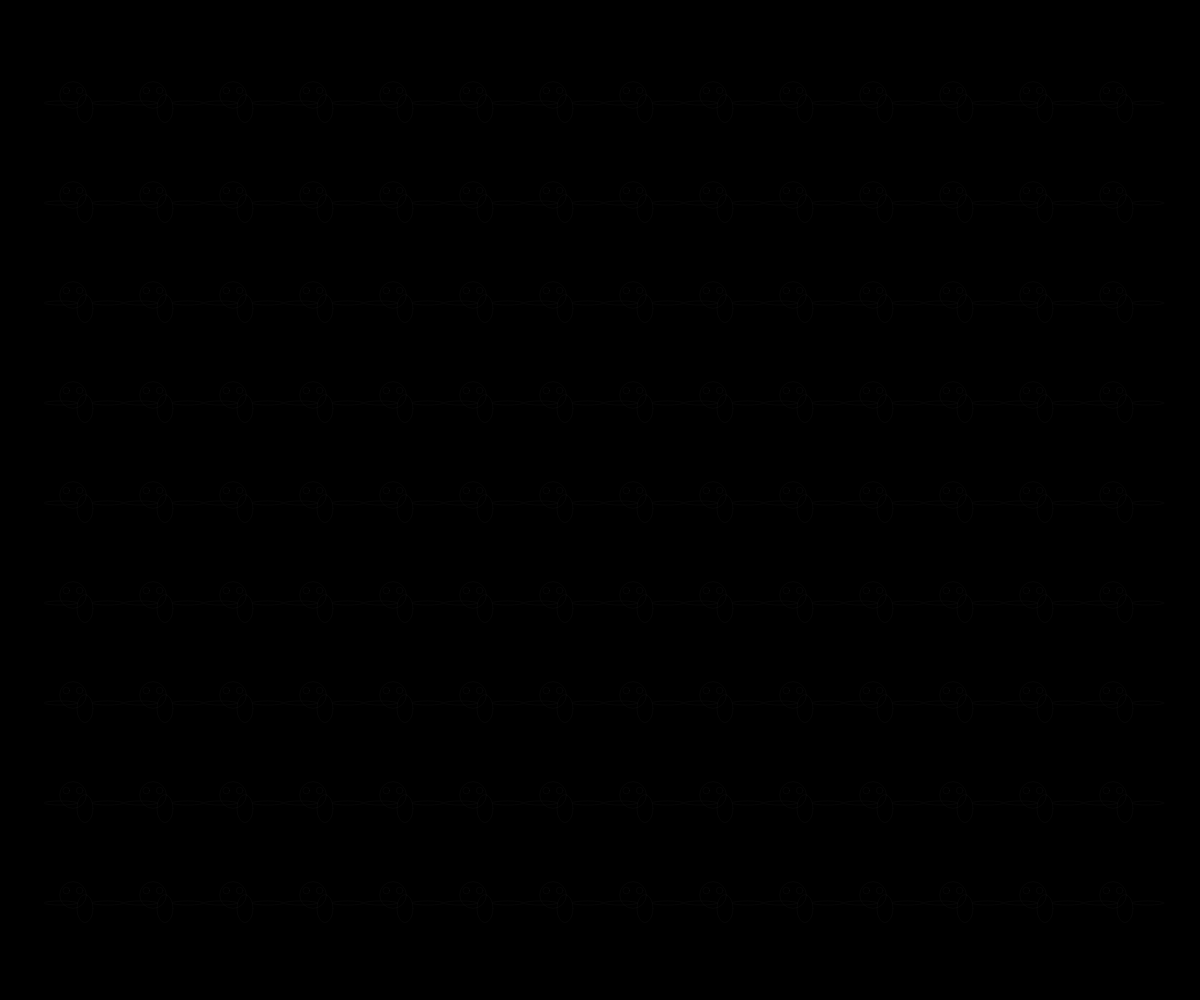
Frame 1 (no input)
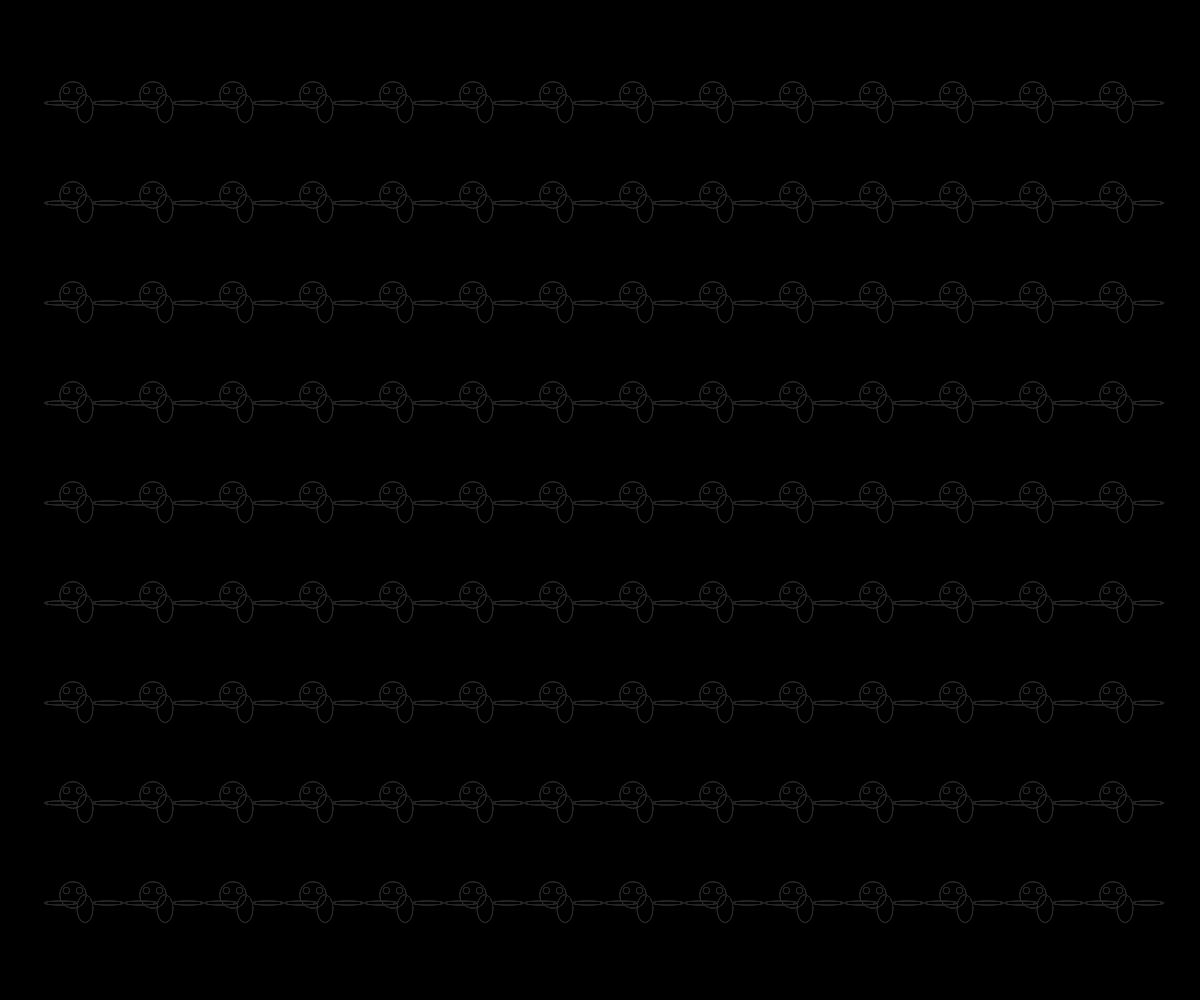
Frame 60 (no input)
Frame 120 (the mouse pressed at the canvas centre since frame 60): identical to frame 60, image omitted

The p5.js sketch that drew these frames (run headless with seeded random() and noise() and a simulated clock; from frame 60 on, the mouse is pressed at the canvas centre):

// p5.js sketch
// ── sketch.js
let espLarg = 15;
let espAltura = 10;

function setup() {
  createCanvas(windowWidth, windowHeight);
  background(160);
  stroke(255);
  strokeWeight(2);
  noFill();
  background(0);
}

function draw() {
  
	for (let i = 1; i < espLarg; i++) {
	  for (let j = 1; j < espAltura; j++) {
		push();
		translate(i * width / espLarg, j * height / espAltura)
		translate(-55,-45)
		scale(0.08);
		noStroke();



		noFill();
		stroke(50,255);
		circle(width/2,height /2,height/3);
		circle(width/2-height/3/4, height/2-height/18, height/12);
		circle(width/2+height/3/4, height/2-height/18, height/12);
		ellipse(750,670, 200, 350);
		ellipse(450,600,420,52)
		ellipse(1040,600,400,52)
	 
	  pop();
    }
  }
}
